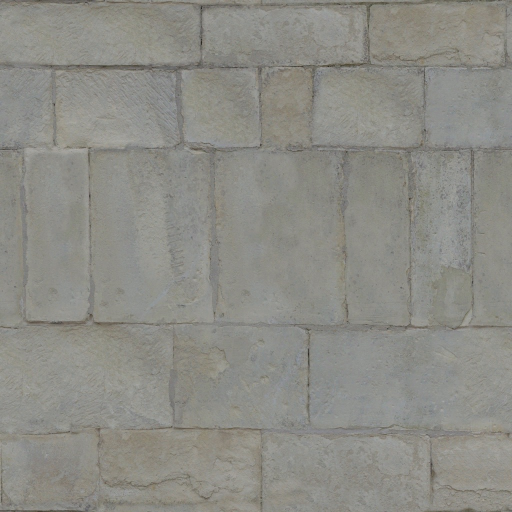
#> input picture assets/tex_cc0/bricks008.jpg, 1024 x 1024 px, given in place of ground034.jpg, which was not available (shown at 1/2 size)
$ python gen_marinello_tex.py
#> lines starting #> are read from the running program, lines starting #| are printed output that depends on the picture; after the words box and inside, x2 and y2 are one past the last pixel; in counts of white or black regions, pixels touching at a corner belong together
"""Atlases 13-16: photographic textures (ambientCG, CC0) for Marinello - floors as seamless macro tiles,
the cliff of Tindari as one continuous 16 x 16 m face, the walls of the tonnara as height-registered columns.

Sources are seamless 1024 px scans in assets/tex_cc0. Every macro is the scan tiled, colour graded to the
level palette and modulated by a low-frequency tileable stain, so that the 4 m repeat does not read.
"""
import json
import os

import numpy as np
from PIL import Image, ImageFilter

ROOT = os.path.dirname(os.path.dirname(os.path.abspath(__file__)))
SRC = os.path.join(ROOT, "assets", "tex_cc0")
OUT = os.path.join(ROOT, "build", "textures")
S = 2048
FS = {"mud": 0, "sand": 2, "gravel": 3, "stone": 6, "grass": 10, "concrete": 11, "marble": 9, "wood": 7, "metal": 8}


def src(name, size=512):
    im = Image.open(os.path.join(SRC, name + ".jpg")).convert("RGB").resize((size, size), Image.LANCZOS)
    return np.asarray(im, dtype=np.float64)


def tnoise(n, cells, seed, octaves=3):
    """Tileable value noise n x n in 0..1."""
    rng = np.random.default_rng(seed)
    out = np.zeros((n, n))
    amp, tot = 1.0, 0.0
    for o in range(octaves):
        c = cells * 2 ** o
        g = rng.random((c, c))
        g = np.concatenate([g, g[:1]], 0)
        g = np.concatenate([g, g[:, :1]], 1)
        x = np.linspace(0, c, n, endpoint=False)
        i = x.astype(int)
        f = x - i
        f = f * f * (3 - 2 * f)
        a = g[np.ix_(i, i)] * (1 - f)[:, None] + g[np.ix_(i + 1, i)] * f[:, None]
        b = g[np.ix_(i, i + 1)] * (1 - f)[:, None] + g[np.ix_(i + 1, i + 1)] * f[:, None]
        out += amp * (a * (1 - f)[None, :] + b * f[None, :])
        tot += amp
        amp *= 0.5
    return out / tot


def grade(img, tint=(1.0, 1.0, 1.0), gain=1.0, sat=1.0, contrast=1.0):
    g = img.mean(axis=2, keepdims=True)
    out = g + (img - g) * sat
    m = out.mean()
    out = m + (out - m) * contrast
    return np.clip(out * gain * np.array(tint), 0, 255)


def macro(name, size, seed, stain=0.14, scan=512, **kw):
    """size px macro: the scan (at `scan` px) tiled, graded, with a tileable large stain (period = the macro)."""
    t = grade(src(name, scan), **kw)
    reps = size // scan
    img = np.tile(t, (reps, reps, 1))
    n = tnoise(size, 3, seed)
    img *= (1.0 - stain) + 2 * stain * n[:, :, None]
    return np.clip(img, 0, 255)


def blend(a, b, mask):
    return a * (1 - mask[:, :, None]) + b * mask[:, :, None]


def save(idx, atlas, regions, foot):
    regions["footsteps_64px"] = foot.tolist()
    Image.fromarray(np.clip(atlas, 0, 255).astype(np.uint8)).save(os.path.join(OUT, "coda_atlas%d.png" % idx))
    json.dump(regions, open(os.path.join(OUT, "coda_atlas%d.json" % idx), "w"))
    print("ok coda_atlas%d" % idx, sorted(list(regions["macro"]) + list(regions["columns"]) + list(regions["tiles"])))


def new():
    return np.zeros((S, S, 3)), {"px_per_m": 128, "size": S, "columns": {}, "tiles": {}, "macro": {}}, \
        np.full((S // 64, S // 64), FS["stone"], dtype=int)


def put(atlas, regions, foot, name, img, x0, y0, fs):
    size = img.shape[0]
    atlas[y0:y0 + size, x0:x0 + size] = img
    regions["macro"][name] = [x0, y0, size]
    foot[y0 // 64:(y0 + size) // 64, x0 // 64:(x0 + size) // 64] = FS[fs]


def floors():
    # 13: the four big grounds of the sandbar
    a, r, f = new()
    sand = macro("ground034", 1024, 1, tint=(0.93, 0.90, 0.84), gain=0.92, sat=0.75)
#> in grade, `m = out.mean()`: m = 138.1
    put(a, r, f, "m_sabbia", sand, 0, 0, "sand")
#> in put, `foot[y0 // 64:(y0 + size) // 64, x0 // 64:(x0 + size) // 64] = FS[fs]`:
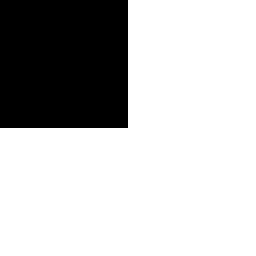
#> foot: shape (32, 32) int64 (shown 8 times larger); values 2 (black) and 6 (white), 75% white; 1 black region, box (x1, y1, x2, y2) and area: (0, 0, 16, 16) 256
    wet = macro("ground034", 1024, 2, tint=(0.80, 0.79, 0.76), gain=0.84, sat=0.6, contrast=0.85)      # the same sand, wet
    put(a, r, f, "m_battigia", wet, 1024, 0, "sand")
#> in put (call 2), `foot[y0 // 64:(y0 + size) // 64, x0 // 64:(x0 + size) // 64] = FS[fs]`: foot: shape (32, 32) int64; values 2 (black) and 6 (white), 50% white; 1 white region, box (x1, y1, x2, y2) and area: (0, 16, 32, 32) 512
    put(a, r, f, "m_fango", macro("ground031", 1024, 3, tint=(0.86, 0.84, 0.76), gain=0.95, contrast=1.1), 0, 1024, "mud")
#> call 3 of src, with name = 'ground031', size = 512
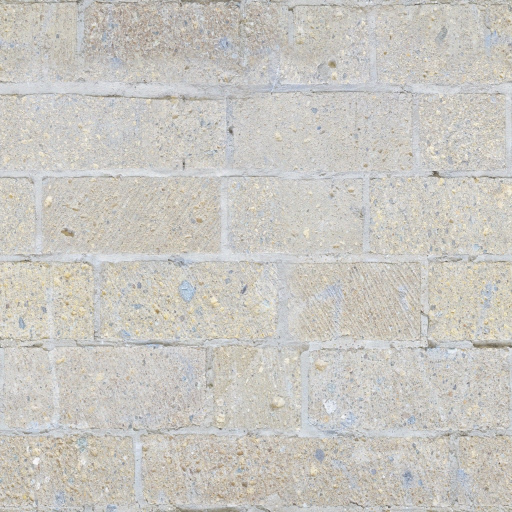
#> input picture assets/tex_cc0/bricks024.jpg, 1024 x 1024 px, given in place of ground031.jpg, which was not available (shown at 1/2 size)
#> call 3 of grade, with tint = (0.86, 0.84, 0.76), gain = 0.95, sat = 1, contrast = 1.1
#> in grade (call 3), `m = out.mean()`: m = 197.8
#> in grade (call 3), `out = m + (out - m) * contrast`:
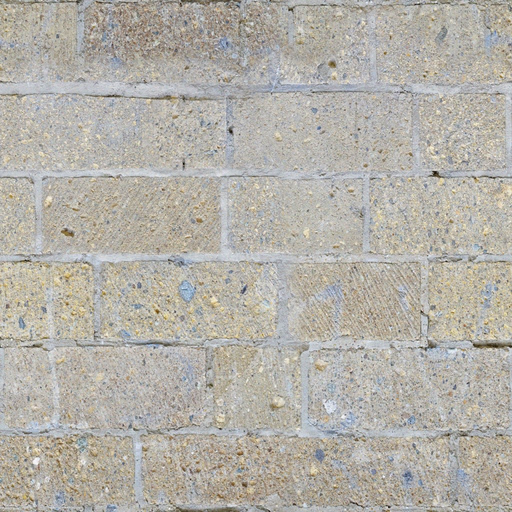
#> out: shape (512, 512, 3) float64; mean of channels 0, 1, 2 201.7, 198.9, 192.9; drawn with min black and max white
#> in put (call 3), `foot[y0 // 64:(y0 + size) // 64, x0 // 64:(x0 + size) // 64] = FS[fs]`: foot: shape (32, 32) int64; 3 distinct labels, from 0 to 6
    scrub = macro("ground013", 1024, 4, tint=(0.98, 1.0, 0.86), gain=0.95)
#> call 4 of macro, with name = 'ground013', size = 1024, seed = 4, stain = 0.14, scan = 512
#> in macro (call 4), `img *= (1.0 - stain) + 2 * stain * n[:, :, None]`:
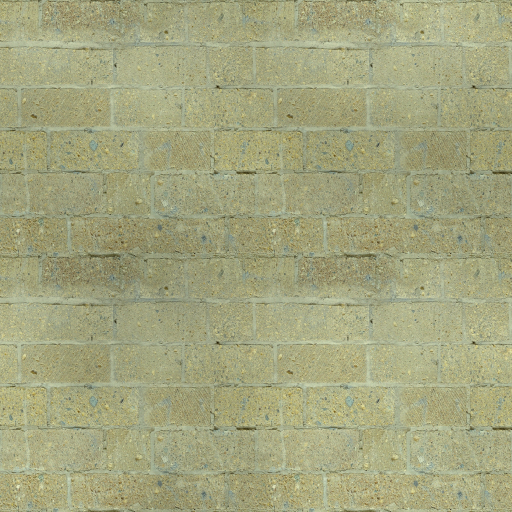
#> img: shape (1024, 1024, 3) float64 (shown at 1/2 size); mean of channels 0, 1, 2 191.6, 193.1, 161.5; drawn with min black and max white
    put(a, r, f, "m_macchia", blend(scrub, sand, np.clip((tnoise(1024, 4, 9) - 0.62) * 5, 0, 1)), 1024, 1024, "grass")
#> in blend, `return a * (1 - mask[:, :, None]) + b * mask[:, :, None]`:
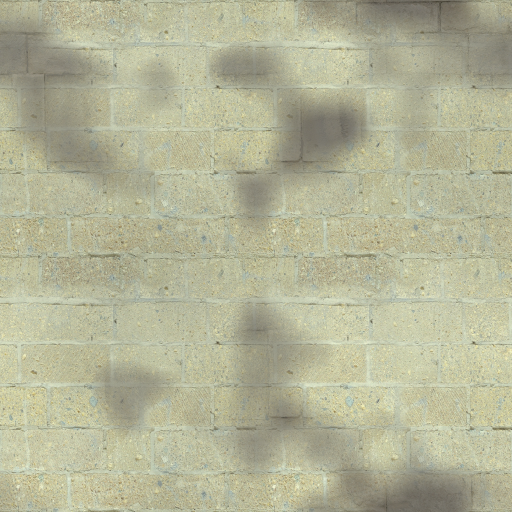
#> returned value: shape (1024, 1024, 3) float64 (shown at 1/2 size); mean of channels 0, 1, 2 179.8, 180.4, 152.1; drawn as R, G, B
#> call 4 of put, with name = 'm_macchia', x0 = 1024, y0 = 1024, fs = 'grass'
#> in put (call 4), `atlas[y0:y0 + size, x0:x0 + size] = img`:
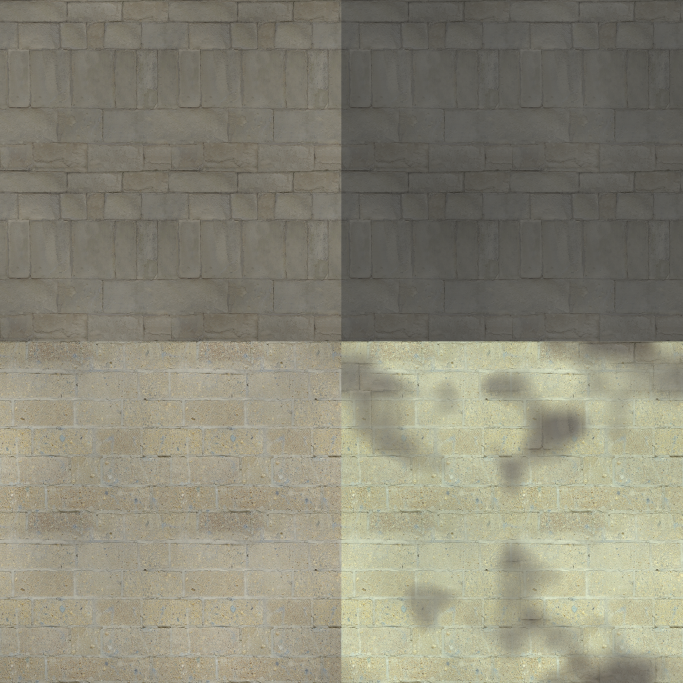
#> atlas: shape (2048, 2048, 3) float64 (shown at 1/3 size); mean of channels 0, 1, 2 138.9, 136.2, 120.1; drawn as R, G, B
#> in put (call 4), `foot[y0 // 64:(y0 + size) // 64, x0 // 64:(x0 + size) // 64] = FS[fs]`:
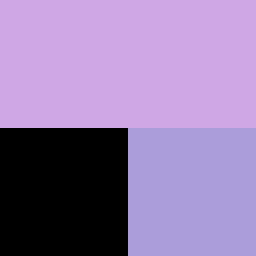
#> foot: shape (32, 32) int64 (shown 8 times larger); 3 distinct labels, from 0 to 10; one colour per label, 0 black
    save(13, a, r, f)
#| ok coda_atlas13 ['m_battigia', 'm_fango', 'm_macchia', 'm_sabbia']
    # 14: pebbles, sea bed, and the small ones
    a, r, f = new()
    put(a, r, f, "m_ciottoli", macro("rocks022", 1024, 5, tint=(0.92, 0.90, 0.86), gain=0.9, sat=0.6), 0, 0, "gravel")
    put(a, r, f, "m_fondale", macro("ground043", 1024, 6, tint=(0.62, 0.86, 0.80), gain=1.25, sat=0.6), 1024, 0, "sand")
    small = [("m_selciato", "pavingstones009", dict(gain=0.95, sat=0.8), "stone"),
             ("m_muro_cima", "rocks004", dict(gain=0.72, sat=0.7), "stone", 256),
             ("m_tavole", "planks004", dict(gain=0.9), "wood"),
             ("m_terra", "ground012", dict(tint=(1.0, 0.95, 0.85), gain=1.0), "mud"),
             ("m_cotto", "pavingstones021", dict(gain=0.92, sat=0.85), "stone"),
             ("m_tegole", "roofingtiles007", dict(gain=1.05), "stone"),
             ("m_roccia", "rock023", dict(tint=(1.0, 0.97, 0.9), gain=1.05), "stone"),
             ("m_erba", "ground037", dict(tint=(0.95, 0.95, 0.8), gain=0.85, sat=0.7), "grass")]
    for k, item in enumerate(small):
        name, s_, kw, fs = item[:4]
        put(a, r, f, name, macro(s_, 512, 20 + k, stain=0.08, scan=item[4] if len(item) > 4 else 512, **kw),
            (k % 4) * 512, 1024 + (k // 4) * 512, fs)
    save(14, a, r, f)


# [88 lines left out: functions cliff, window, walls, not called in this run]


if __name__ == "__main__":
#> (the run stopped early here; a loop or call above may not have finished)
